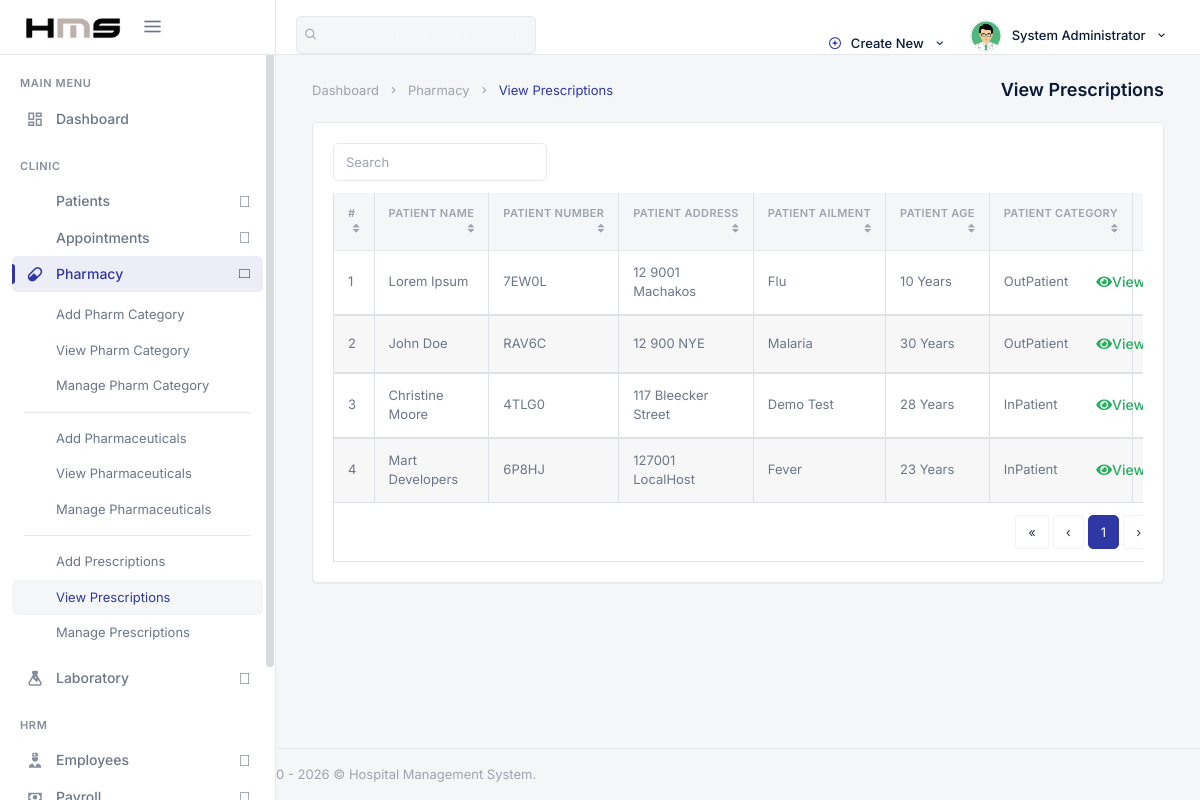
The app's page /backend/admin/his_admin_view_presc.php (signed in) with its own data.
### tables this page shows
CREATE TABLE `his_admin` (
  `ad_id` int(20) NOT NULL,
  `ad_fname` varchar(200) DEFAULT NULL,
  `ad_lname` varchar(200) DEFAULT NULL,
  `ad_email` varchar(200) DEFAULT NULL,
  `ad_pwd` varchar(200) DEFAULT NULL,
  `ad_dpic` varchar(200) DEFAULT NULL
);

CREATE TABLE `his_prescriptions` (
  `pres_id` int(200) NOT NULL,
  `pres_pat_name` varchar(200) DEFAULT NULL,
  `pres_pat_age` varchar(200) DEFAULT NULL,
  `pres_pat_number` varchar(200) DEFAULT NULL,
  `pres_number` varchar(200) DEFAULT NULL,
  `pres_pat_addr` varchar(200) DEFAULT NULL,
  `pres_pat_type` varchar(200) DEFAULT NULL,
  `pres_date` timestamp(4) NOT NULL DEFAULT CURRENT_TIMESTAMP(4) ON UPDATE CURRENT_TIMESTAMP(4),
  `pres_pat_ailment` varchar(200) DEFAULT NULL,
  `pres_ins` longtext
);

### backend/security.php (called while the page is built, shortened)
<?php
function escape_output($string) {
    return htmlspecialchars((string) $string, ENT_QUOTES, 'UTF-8');
}

### backend/admin/his_admin_view_presc.php (the view, shortened to what this page needs)
<?php
  include('../config.php');
    include('../security.php');
?>
<!DOCTYPE html>
<html lang="en">
<?php include('assets/inc/head.php');?>
    <body>
        <div id="wrapper">
                <?php include('assets/inc/nav.php');?>
                <?php include("assets/inc/sidebar.php");?>
            <div class="content-page">
                <div class="content">
                    <div class="container-fluid">
                        <div class="row">
                            <div class="col-12">
                                <div class="page-title-box">
                                    <div class="page-title-right">
                                        <ol class="breadcrumb m-0">
                                            <li class="breadcrumb-item"><a href="javascript: void(0);">Dashboard</a></li>
                                            <li class="breadcrumb-item"><a href="javascript: void(0);">Pharmacy</a></li>
                                            <li class="breadcrumb-item active">View Prescriptions</li>
                                        </ol>
                                    </div>
                                    <h4 class="page-title">View Prescriptions</h4>
                                </div>
                            </div>
                        </div>
                        <div class="row">
                            <div class="col-12">
                                <div class="card-box">
                                    <div class="mb-2">
                                        <div class="row">
                                            <div class="col-12 text-sm-center form-inline" >
                                                <div class="form-group">
                                                    <input id="demo-foo-search" type="text" placeholder="Search" class="form-control form-control-sm" autocomplete="on">
                                                </div>
                                            </div>
                                        </div>
                                    </div>
                                    <div class="table-responsive">
                                        <table id="demo-foo-filtering" class="table table-bordered toggle-circle mb-0" data-page-size="7">
                                            <thead>
                                            <tr>
                                                <th>#</th>
                                                <th data-toggle="true">Patient Name</th>
                                                <th data-hide="phone">Patient Number</th>
                                                <th data-hide="phone">Patient Address</th>
                                                <th data-hide="phone">Patient Ailment</th>
                                                <th data-hide="phone">Patient Age</th>
                                                <th data-hide="phone">Patient Category</th>
                                                <th data-hide="phone">Action</th>
                                            </tr>
                                            </thead>
                                            <?php
                                                $ret="SELECT * FROM  his_prescriptions ORDER BY RAND() ";
                                                $stmt= $mysqli->prepare($ret) ;
                                                $stmt->execute() ;
                                                $res=$stmt->get_result();
                                                $cnt=1;
                                                while($row=$res->fetch_object())
                                                {
                                            ?>
                                                <tbody>
                                                <tr>
                                                    <td><?php echo escape_output($cnt); ?></td>
                                                    <td><?php echo escape_output($row->pres_pat_name); ?></td>
                                                    <td><?php echo escape_output($row->pres_pat_number); ?></td>
                                                    <td><?php echo escape_output($row->pres_pat_addr); ?></td>
                                                    <td><?php echo escape_output($row->pres_pat_ailment); ?></td>
                                                    <td><?php echo escape_output($row->pres_pat_age); ?> Years</td>
                                                    <td><?php echo escape_output($row->pres_pat_type); ?></td>
                                                    <td><a href="his_admin_view_single_pres.php?pres_number=<?php echo escape_output($row->pres_number); ?>&&pres_id=<?php echo escape_output($row->pres_id); ?>" class="badge badge-success"><i class="fas fa-eye"></i> View Prescription</a></td>
                                                </tr>
                                                </tbody>
                                            <?php  $cnt = $cnt +1 ; }?>
                                            <tfoot>
                                            <tr class="active">
                                                <td colspan="8">
                                                    <div class="text-right">
                                                        <ul class="pagination pagination-rounded justify-content-end footable-pagination m-t-10 mb-0"></ul>
                                                    </div>
                                                </td>
                                            </tr>
                                            </tfoot>
                                        </table>
                                    </div>
                                </div>
                            </div>
                        </div>
                    </div>
                </div>
                 <?php include('assets/inc/footer.php');?>
            </div>
        </div>
    </body>
</html>

### backend/admin/assets/inc/nav.php (shortened to what this page needs)
<?php
    $aid=$_SESSION['ad_id'];
    $ret="select * from his_admin where ad_id=?";
    $stmt= $mysqli->prepare($ret);
    $stmt->bind_param('i',$aid);
    $stmt->execute();
    $res=$stmt->get_result();
    while($row=$res->fetch_object())
    {
?>
    <div class="navbar-custom">
        <ul class="list-unstyled topnav-menu topnav-menu-left m-0">
            <li class="d-none d-lg-block">
                <form class="app-search" autocomplete="off">
                    <div class="app-search-box">
                        <button class="btn" type="button"><i class="fe-search"></i></button>
                        <input type="text" class="form-control" placeholder="Search patients, employees, records…">
                    </div>
                </form>
            </li>
        </ul>
        <div class="logo-box bg-black">
            <a href="his_admin_dashboard.php" class="logo text-center">
                <span class="logo-lg">
                    <img src="assets/images/logo-dark.png" alt="HMS" height="22">
                </span>
            </a>
            <button class="button-menu-mobile">
                <i class="fe-menu"></i>
            </button>
        </div>
        <ul class="list-unstyled topnav-menu float-right mb-0">
            <li class="dropdown notification-list d-none d-lg-block">
                <a class="nav-link dropdown-toggle waves-effect waves-light" data-toggle="dropdown" href="#" role="button" aria-haspopup="false" aria-expanded="false">
                    <i class="fe-plus-circle mr-1" style="color: var(--hms-primary);"></i>
                    Create New
                    <i class="mdi mdi-chevron-down ml-1"></i>
                </a>
            </li>
            <li class="dropdown notification-list">
                <a class="nav-link dropdown-toggle nav-user mr-0 waves-effect waves-light" data-toggle="dropdown" href="#" role="button" aria-haspopup="false" aria-expanded="false">
                    <img src="assets/images/users/<?php echo escape_output($row->ad_dpic); ?>" alt="User" class="rounded-circle">
                    <span class="pro-user-name ml-1 d-none d-lg-inline">
                        <?php echo escape_output($row->ad_fname); ?> <?php echo escape_output($row->ad_lname); ?>
                        <i class="mdi mdi-chevron-down ml-1"></i>
                    </span>
                </a>
            </li>
        </ul>
    </div>
<?php }?>

### records on screen
his_admin: ad_dpic (picture), ad_fname "System", ad_lname "Administrator"
his_prescriptions: pres_pat_name "Lorem Ipsum", pres_pat_number "7EW0L", pres_pat_addr "12 9001 Machakos", pres_pat_ailment "Flu", pres_pat_age "10", pres_pat_type "OutPatient"
his_prescriptions: cnt "2", pres_pat_name "John Doe", pres_pat_number "RAV6C", pres_pat_addr "12 900 NYE", pres_pat_ailment "Malaria", pres_pat_age "30", pres_pat_type "OutPatient"
his_prescriptions: cnt "3", pres_pat_name "Christine Moore", pres_pat_number "4TLG0", pres_pat_addr "117 Bleecker Street", pres_pat_ailment "Demo Test", pres_pat_age "28", pres_pat_type "InPatient"
his_prescriptions: cnt "4", pres_pat_name "Mart Developers", pres_pat_number "6P8HJ", pres_pat_addr "127001 LocalHost", pres_pat_ailment "Fever", pres_pat_age "23", pres_pat_type "InPatient"
